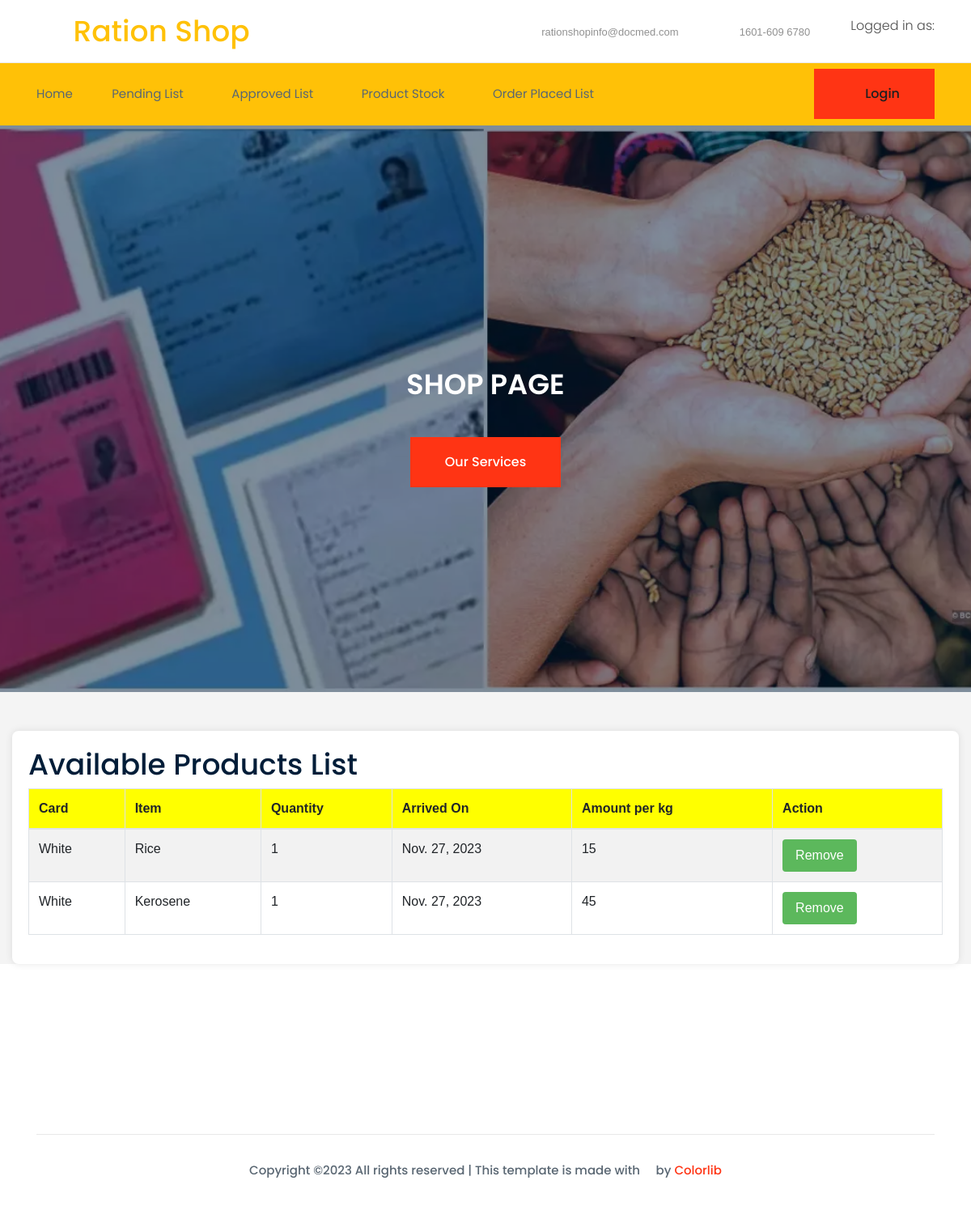
/shop/viewproduct, run on the app's committed database.
### ration_shop_app/models.py (models this page shows)
class Product(models.Model):
    card = models.ForeignKey(Card, on_delete=models.CASCADE,null=True)
    item = models.ForeignKey(Product_Item, on_delete=models.CASCADE,null=True)
    quantity = models.CharField(max_length=1000, null=True)
    arrived = models.DateField( auto_now_add=False, null=True)
    amount = models.CharField(max_length=100, null=True)
    status = models.CharField(max_length=100, null=True)

class Card(models.Model):
    card = models.CharField(max_length=20, null=True)
    allowed_quantity=models.CharField(max_length=100, null=True)
    status = models.CharField(max_length=100, null=True)

class Product_Item(models.Model):
    item = models.CharField(max_length=20, null=True)
    status = models.CharField(max_length=100, null=True)

### ration_shop_app/shop_views.py (the view)
# urls.py: path('viewproduct',View_Product.as_view()),
class View_Product(TemplateView):
    template_name = 'shop/productslist.html'
    def get_context_data(self, **kwargs):
        context = super(View_Product, self).get_context_data(**kwargs)
        view_pp = Product.objects.all()
        context['view_pp'] = view_pp
        return context

### templates/shop/productslist.html (shortened to what this page needs)
{% extends 'shop/base.html' %}
{% load static %}
{% block content %}
    <div class="slider_area">
        <div class="single_slider d-flex align-items-center slider_bg_1">
            <div class="container">
                <div class="row align-items-center justify-content-center">
                    <div class="col-xl-8">
                        <div class="slider_text text-center justify-content-center">
                            <h3>SHOP PAGE</h3>
                            <a class="boxed-btn3" href="service.html">Our Services</a>
                        </div>
                    </div>
                </div>
            </div>
        </div>
    </div>
    <br>
    <br>
    <div class="col-xl-12">
        <div id="page-inner">
            <h1>Available Products List</h1>
            <table class="table table-bordered table-striped table-hover">
                <thead style="background-color: yellow;">
                    <th class="info">Card</th>
                    <th class="info">Item</th>
                    <th class="info">Quantity</th>
                    <th class="info">Arrived On</th>
                    <th class="info">Amount per kg</th>
                    <th class="info">Action</th>
                </thead>
                {% for i in view_pp %}
                    <tr>
                        <td>{{ i.card.card }}</td>
                        <td>{{ i.item.item }}</td>
                        <td>{{ i.quantity }}</td>
                        <td>{{ i.arrived }}</td>
                        <td>{{ i.amount }}</td>
                        <td><a href="remove?id={{i.id}}" class="btn btn-success">Remove</a></td>
                    </tr>
                {% endfor %}
            </table>
        </div>
    </div>
{% endblock %}

### templates/shop/productslist.html (style rules this page uses)
body { font-family: 'Arial', sans-serif; background-color: #f4f4f4; }
#page-inner { background-color: #fff; padding: 20px; border-radius: 8px; box-shadow: 0 0 10px rgba(0, 0, 0, 0.1); }
table { width: 100%; margin-bottom: 20px; border-collapse: collapse; }
th, td { padding: 12px; text-align: left; border-bottom: 1px solid #ddd; }
th { font-weight: bold; }
.btn { padding: 8px 16px; border: none; border-radius: 4px; cursor: pointer; }
.btn-success { background-color: #5cb85c; color: #fff; }

### data on the page
Product: card.card "White", item.item "Rice", quantity "1", arrived "Nov. 27, 2023", amount "15"
Product: card.card "White", item.item "Kerosene", quantity "1", arrived "Nov. 27, 2023", amount "45"
